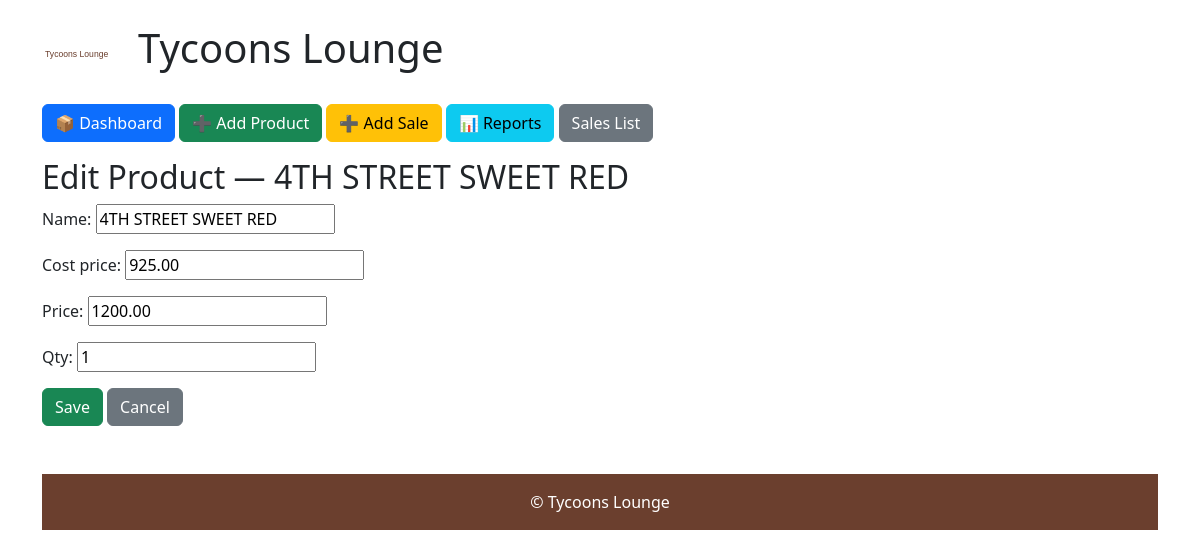
/product/65/edit/, run on the app's committed database.
### dashboard/models.py (models this page shows, shortened)
class Product(models.Model):
    name = models.CharField(max_length=200)
    cost_price = models.DecimalField(max_digits=10, decimal_places=2, default=0)
    price = models.DecimalField(max_digits=10, decimal_places=2)
    qty = models.PositiveIntegerField(default=0)

### dashboard/views.py (the view)
# urls.py: path('product/<int:pk>/edit/', views.edit_product, name='edit_product'),
def edit_product(request, pk):
    prod = get_object_or_404(Product, pk=pk)
    if request.method == 'POST':
        form = ProductForm(request.POST, instance=prod)
        if form.is_valid():
            form.save()
            return redirect('dashboard:index')
    else:
        form = ProductForm(instance=prod)
    return render(request,'dashboard/edit_product.html',{'form':form,'product':prod})

### dashboard/forms.py
class ProductForm(forms.ModelForm):
    class Meta:
        model = Product
        fields = ['name','cost_price','price','qty']

### templates/dashboard/edit_product.html
{% extends 'dashboard/base.html' %}
{% block content %}
<h2>Edit Product — {{ product.name }}</h2>
<form method="post">{% csrf_token %}{{ form.as_p }}<button class="btn btn-success" type="submit">Save</button> <a class="btn btn-secondary" href="{% url 'dashboard:index' %}">Cancel</a></form>
{% endblock %}

### data on the page
Product: name "4TH STREET SWEET RED", cost_price "925.00", price "1200.00", qty "1"
